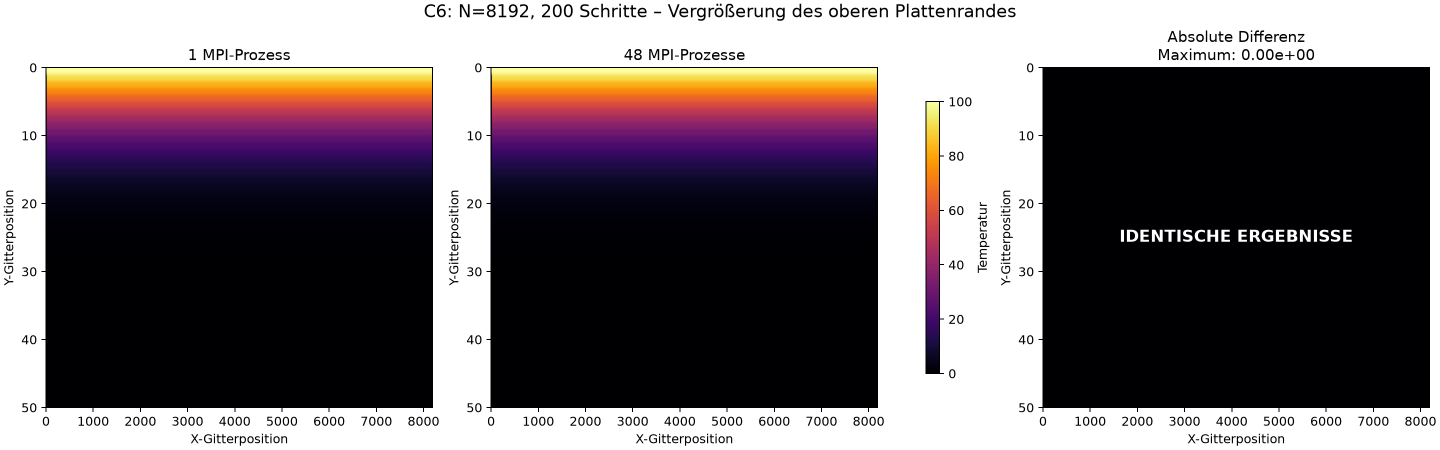
#> input picture niklas/vergleich_C6_8192_ZOOM.png, 2880 x 900 px, given as the content of the folder ../../../niklas/vergleich_C6_8192_ZOOM.png, which was not available (shown at 1/2 size)
$ python kontakt.py ../../../niklas/vergleich_C6_8192_ZOOM.png ../../../niklas/waerme_C6_8192_P48_ZOOM.png
#> lines starting #> are read from the running program, lines starting #| are printed output that depends on the picture
"""Kontaktabzug zur Sichtpruefung von Grafiken: je vier PNG eines Ordners auf ein Blatt.

Aufruf (braucht Pillow): python3 kontakt.py QUELLORDNER ZIELORDNER
Schreibt kontakt_1.png, kontakt_2.png, ... in den Zielordner."""
import sys, os, glob
from PIL import Image, ImageDraw
src = sys.argv[1]; out = sys.argv[2]
fs = sorted(glob.glob(os.path.join(src, "*.png")))
fs = [f for f in fs if not os.path.basename(f).startswith("Bildschirmfoto")]
W = 900
for k in range(0, len(fs), 4):
    tiles = []
    for f in fs[k:k+4]:
        im = Image.open(f).convert("RGB")
        im.thumbnail((W, W))
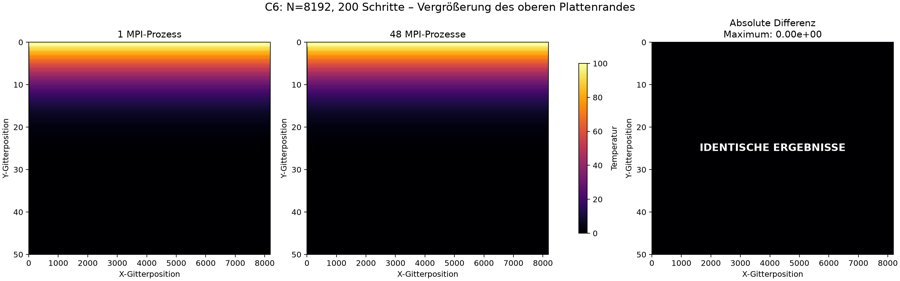
#> im: PIL image 900x281 RGB; mean R, G, B 114.2, 104.2, 107.4
        canvas = Image.new("RGB", (W, im.height + 24), "white")
#> canvas: PIL image 900x305 RGB; every value is 255
        canvas.paste(im, (0, 24))
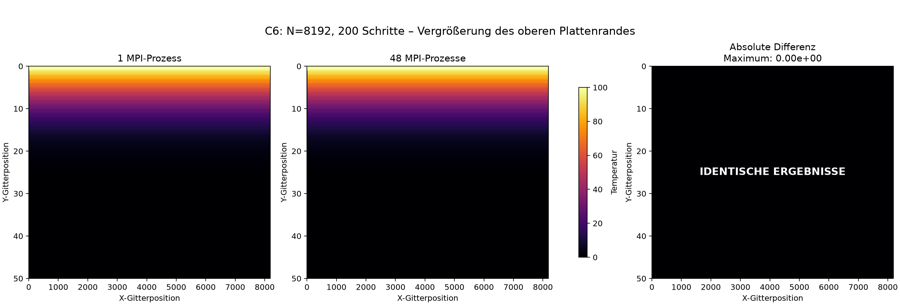
#> canvas: PIL image 900x305 RGB; mean R, G, B 125.3, 116.1, 119
        ImageDraw.Draw(canvas).text((4, 4), os.path.basename(f) + f"  ({Image.open(f).size[0]}x{Image.open(f).size[1]})", fill="black")
        tiles.append(canvas)
    h = max(t.height for t in tiles)
#> h = 305
    sheet = Image.new("RGB", (2 * W, 2 * h), "white")
#> sheet: PIL image 1800x610 RGB; every value is 255
    for i, t in enumerate(tiles):
        sheet.paste(t, ((i % 2) * W, (i // 2) * h))
#> this loop made 1 pass
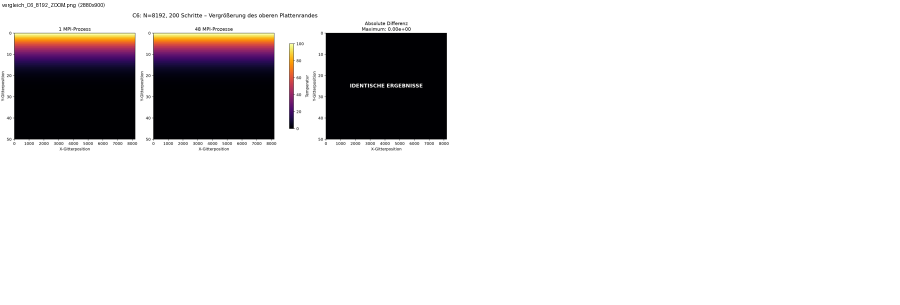
#> sheet: PIL image 1800x610 RGB (shown at 1/2 size); mean R, G, B 222.5, 220.2, 220.9
    sheet.save(os.path.join(out, f"kontakt_{k//4+1}.png"))
    print(os.path.join(out, f"kontakt_{k//4+1}.png"), [os.path.basename(f) for f in fs[k:k+4]])

$ run again, on niklas/waerme_C6_8192_P48_ZOOM.png
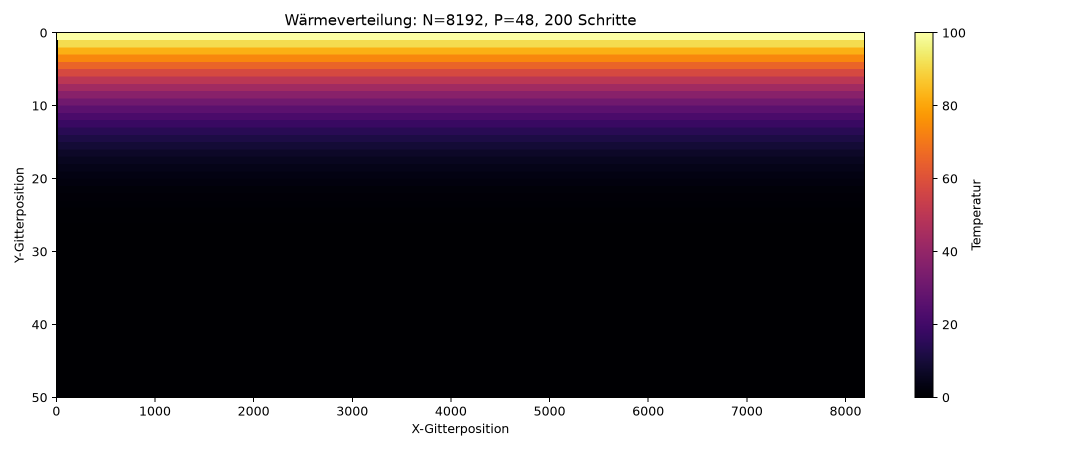
#> input picture niklas/waerme_C6_8192_P48_ZOOM.png, 2160 x 900 px, given as the content of the folder ../../../niklas/waerme_C6_8192_P48_ZOOM.png, which was not available (shown at 1/2 size)
#> `canvas.paste(im, (0, 24))`:
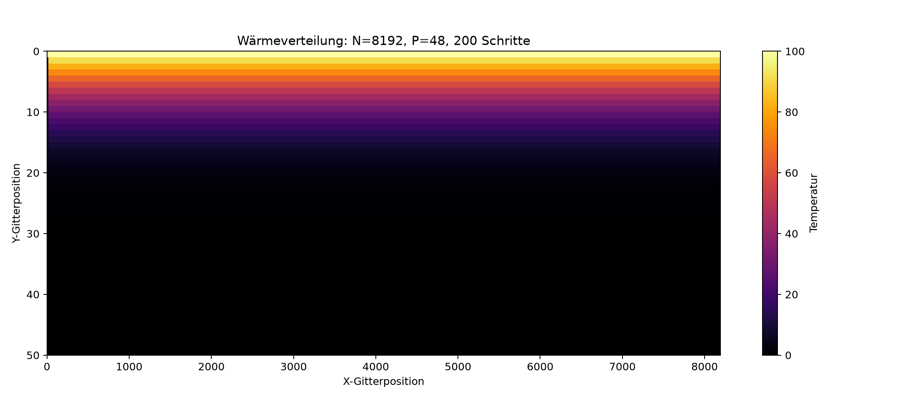
#> canvas: PIL image 900x399 RGB; mean R, G, B 132.8, 118.5, 122
#> h = 399
#> the loop `for i, t in enumerate(tiles):` made 1 pass
#> after the loop `for i, t in enumerate(tiles):`:
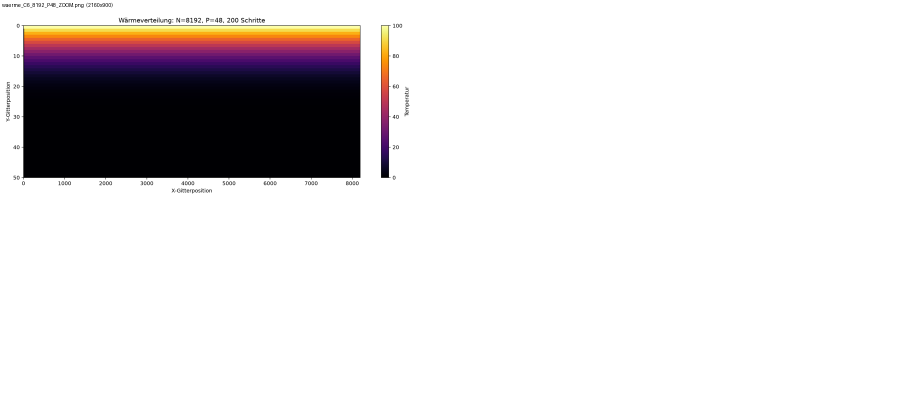
#> sheet: PIL image 1800x798 RGB (shown at 1/2 size); mean R, G, B 224.4, 220.8, 221.7

$ run again, on niklas/waerme_verlauf.png
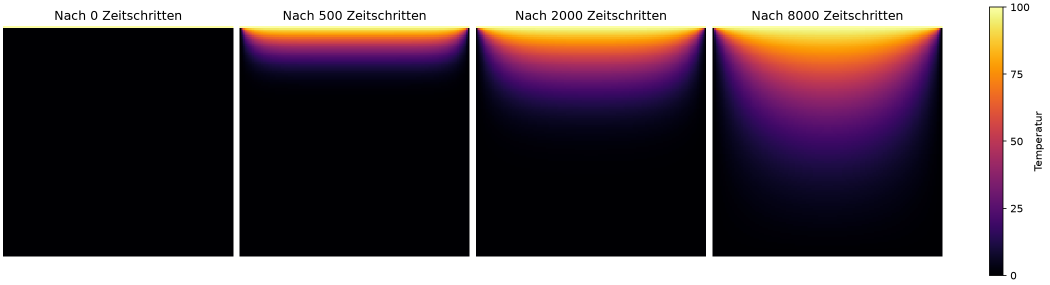
#> input picture niklas/waerme_verlauf.png, 2100 x 570 px, given as the content of the folder ../../../niklas/waerme_verlauf.png, which was not available (shown at 1/2 size)
#> `canvas.paste(im, (0, 24))`:
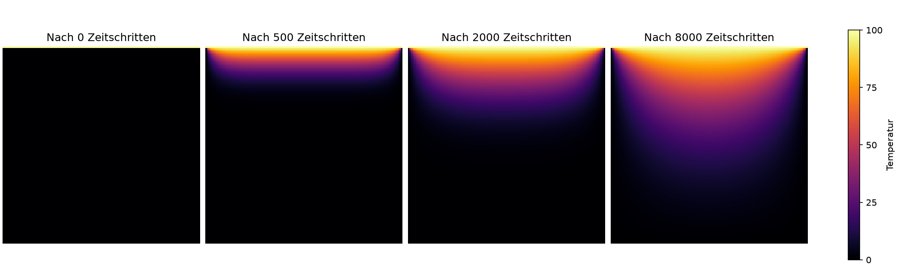
#> canvas: PIL image 900x268 RGB; mean R, G, B 111.1, 98.1, 103.7
#> h = 268
#> the loop `for i, t in enumerate(tiles):` made 1 pass
#> after the loop `for i, t in enumerate(tiles):`:
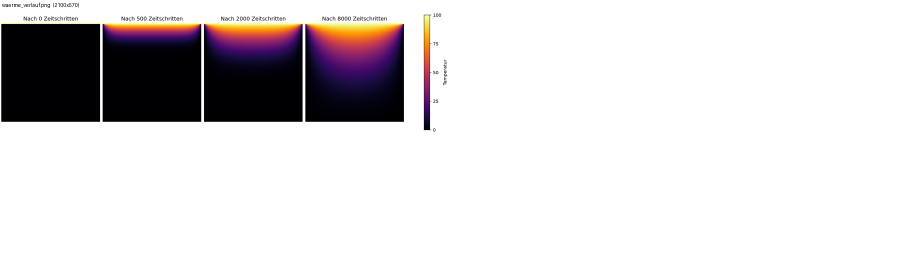
#> sheet: PIL image 1800x536 RGB (shown at 1/2 size); mean R, G, B 218.9, 215.7, 217.1
